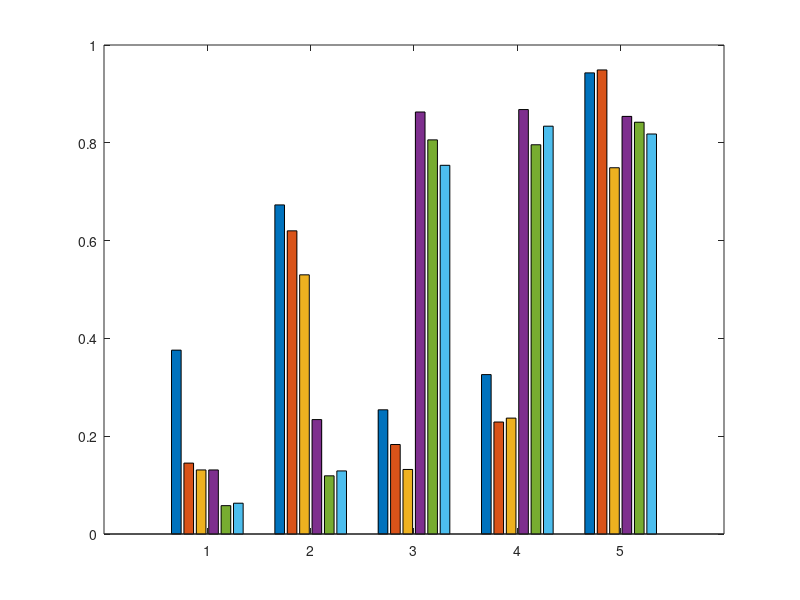

MATLAB code to generate this figure: (Note: this script raises an error after producing the figure.)
% Data from the image provided
model_names = {'Original', 'default + ST', 'default + HM', '(default + ST) + HM', 'default + (ST + HM)'};
metrics = {'ST Pulses', 'ST Tonals', 'ST All', 'HM Pulses', 'HM Tonals', 'HM All'};
data = [
    0.376 0.145 0.131 0.131 0.058 0.063; % default
    0.673 0.62 0.53 0.234 0.119 0.129; % default + st
    0.254 0.183 0.132 0.863 0.806 0.754; % default + hm
    0.326 0.229 0.237 0.868 0.796 0.834; % (default + st) + hm
    0.943 0.949	0.749 0.854	0.8421 0.818 % default + (st + hm)
];

% Creating the bar graph
figure;
b = bar(data);

% Custom colors for each metric
colors = [
    0.8500 0.3250 0.0980; % orange for 'ST Pulses'
    0.9290 0.6940 0.1250; % yellow for 'ST Tonals'
    0.6350 0.0780 0.1840; % red for 'ST All'
    0 0.4470 0.7410; % blue for 'HM Pulses'
    0.3010 0.7450 0.9330; % cyan for 'HM Tonals'
    0.4940 0.1840 0.5560; % purple for 'HM All'
];

% Apply custom colors to each group of bars
for k = 1:length(b)
    b(k).FaceColor = colors(k,:);
    b(k).LineStyle = "none";
end

title('MAP50 Performance by Model and Metric');
xlabel('Model Name');
ylabel('MAP50');
xticklabels(model_names);
legend(metrics, 'Location', 'northeastoutside');
ylim([0 1]);
grid on;
